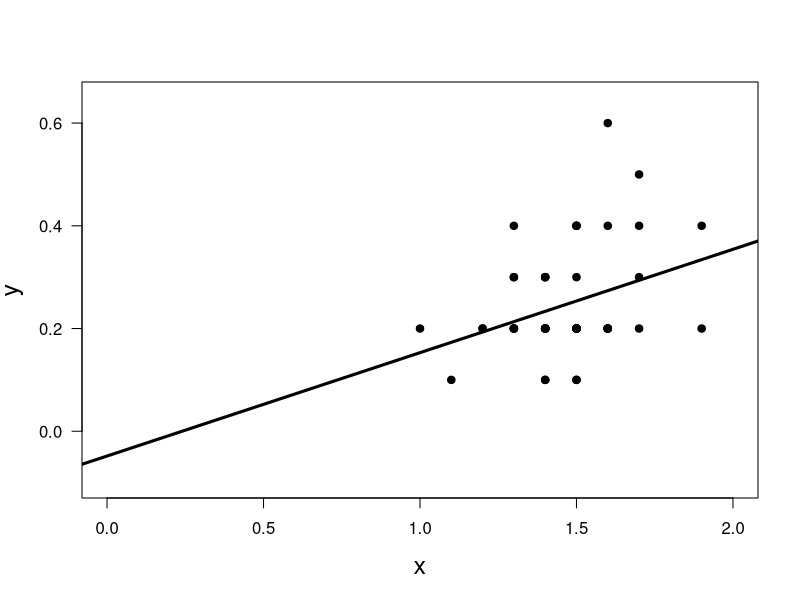
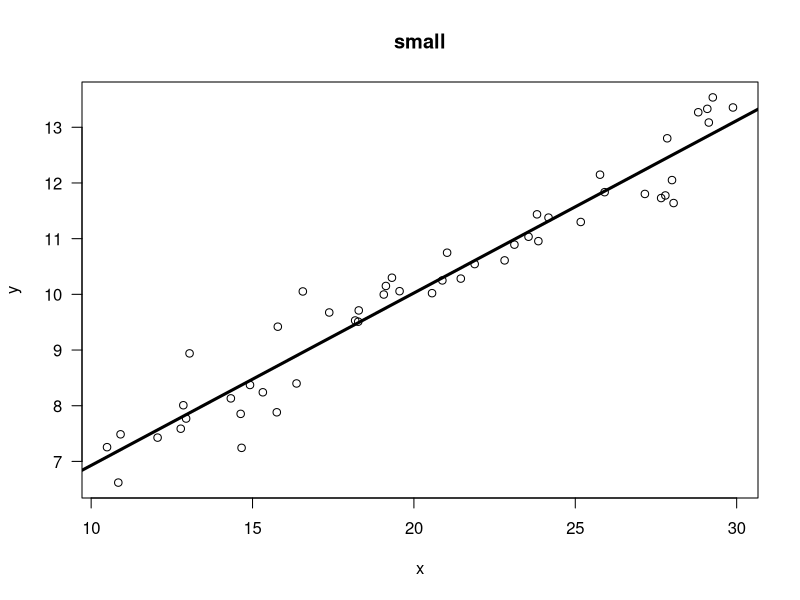
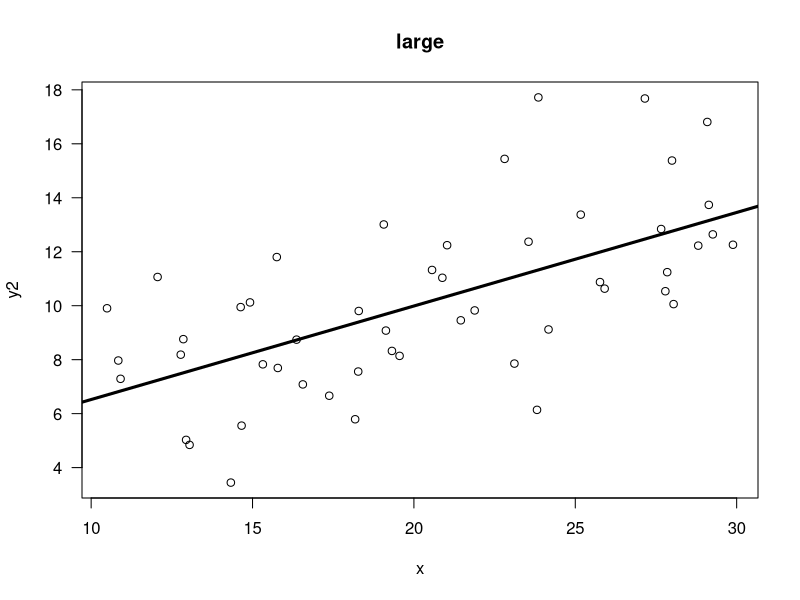
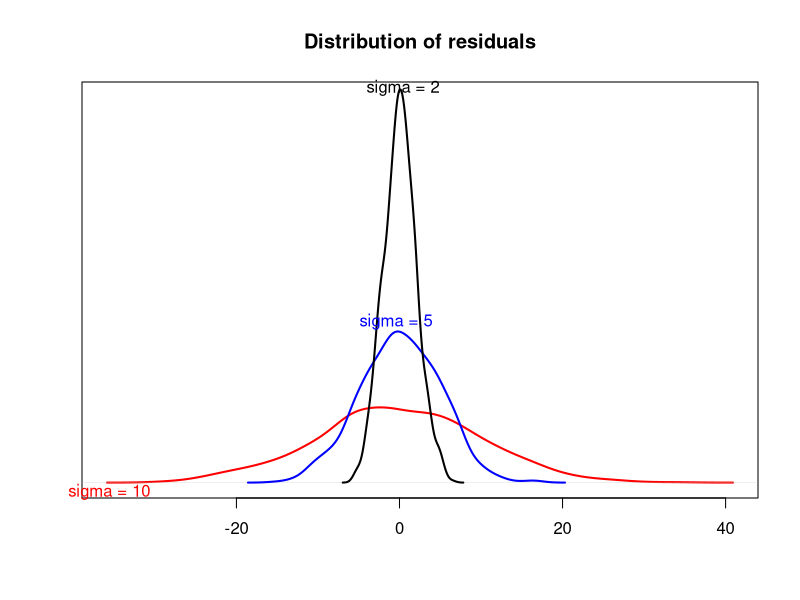

Write the R code that produced these figures, in order.
## ---- chunk 1

library(rmarkdown)
library(knitr)

### Chunk options ###

## Text results
opts_chunk$set(echo = TRUE, warning = FALSE, message = FALSE)

## Code decoration
opts_chunk$set(tidy = FALSE, comment = NA, highlight = TRUE, size = "footnotesize")

# ## Cache
opts_chunk$set(cache = 2, cache.path = "knitr_output/cache/")
# opts_chunk$set(cache.extra = rand_seed)
# 
# ## Plots
opts_chunk$set(fig.path = "knitr_output/figures/")
# opts_chunk$set(dpi = 300, fig.align = "default")   # may want 'center' sometimes
# 
# # Figure format
# opts_chunk$set(dev='pdf')  # e.g. choose among 'pdf', 'png', 'svg'...
# # may include specific dev.args as a list... see knitr help



### Hooks ###

## Crop plot margins
#knit_hooks$set(crop = hook_pdfcrop)   


## ---- chunk 2
data(iris)
setosa <- iris[iris$Species == "setosa", ]
plot(setosa[,3], setosa[,4], xlab = "x", ylab = "y", ylim = c(-0.1, 0.65), 
     pch=19, las = 1, cex.lab = 1.5, xlim = c(0, 2))
abline(lm(setosa[,4] ~ setosa[,3]), lwd = 3)
## ---- chunk 3
set.seed(123)
x <- runif(50, 10, 30)
y <- rnorm(50, 4 + 0.3*x, 0.5)
plot(x, y, las = 1, main = "small")
abline(lm(y ~ x), lwd = 3)
## ---- chunk 4
y2 <- rnorm(50, 4 + 0.3*x, 3)
plot(x, y2, las = 1, main = "large")
abline(lm(y2 ~ x), lwd = 3)
## ---- chunk 5
s1 <- density(rnorm(1000, 0, 2))
s2 <- density(rnorm(1000, 0, 5))
s3 <- density(rnorm(1000, 0, 10))
plot(s3, ylim=c(0,0.2), ylab="", xlab="", main="Distribution of residuals", lwd=2, col="red", yaxt="n")
lines(s2, lwd=2, col="blue")
lines(s1, lwd=2)
Hmisc::labcurve(list(s1, s2, s3), labels=paste("sigma = ", c(2,5,10), sep=""), type="l", col=c("black", "blue", "red"))
